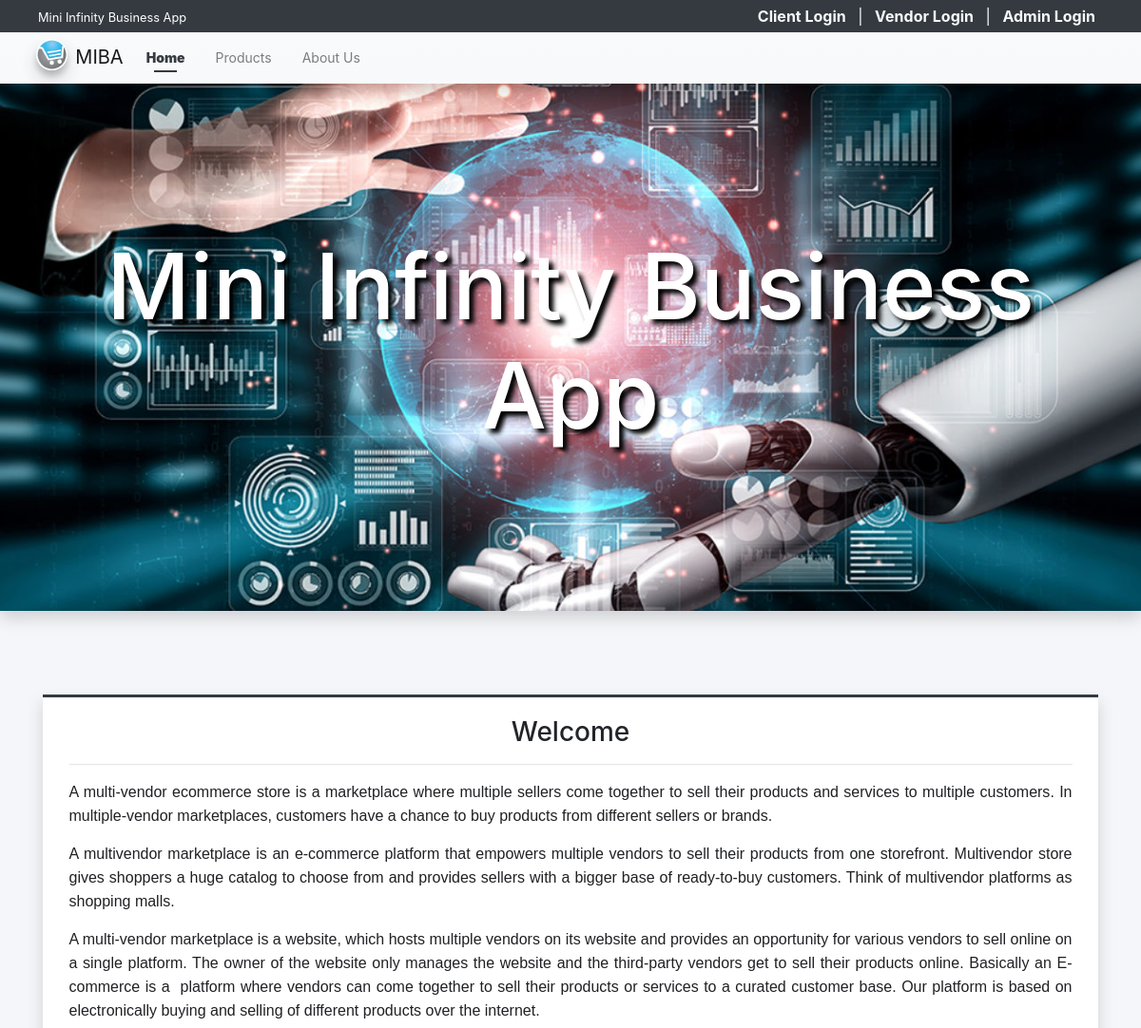
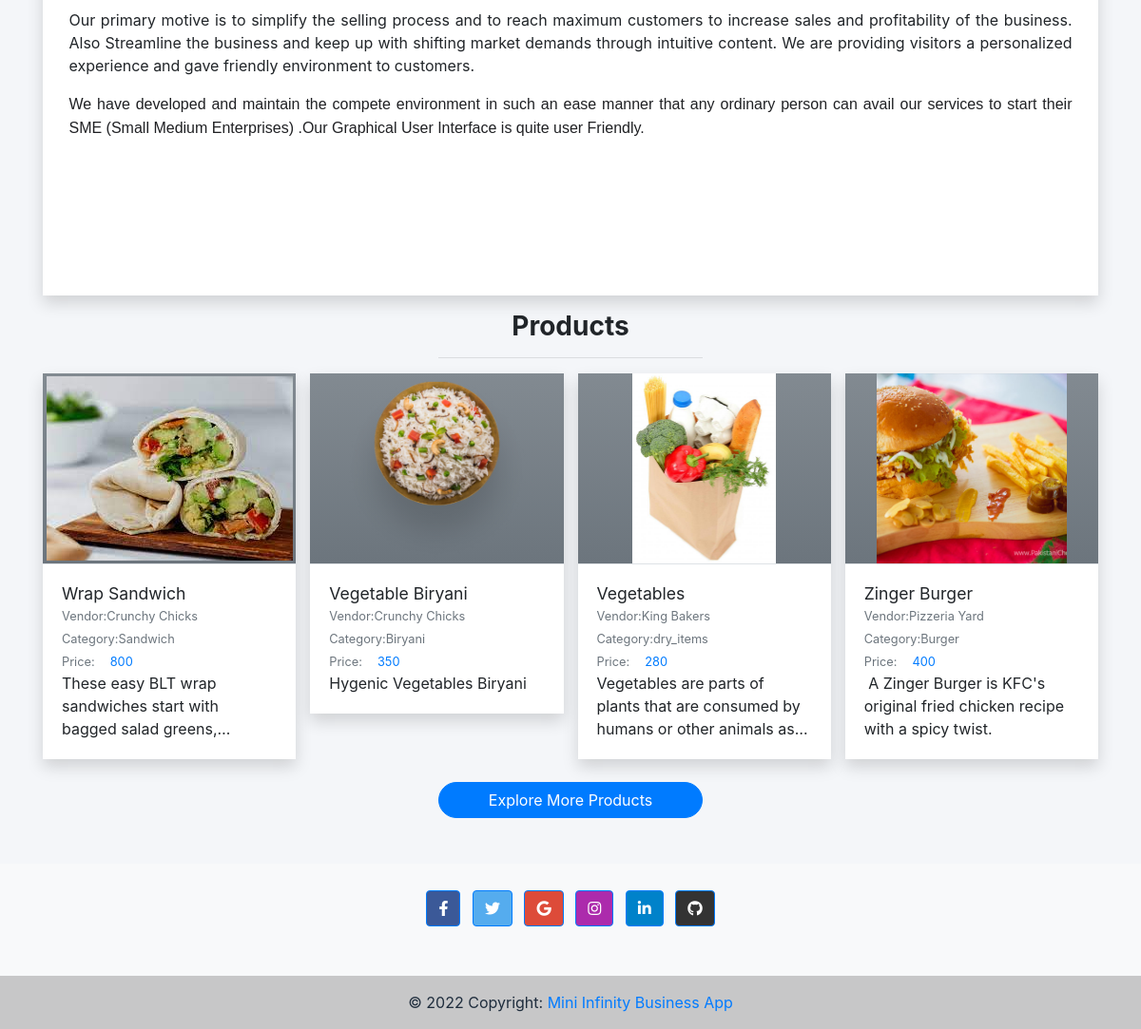
The page / on the database its author committed (2 pictures, top to bottom).
### tables this page shows
CREATE TABLE `product_list` (
  `id` int(30) NOT NULL,
  `vendor_id` int(30) DEFAULT NULL,
  `category_id` int(30) DEFAULT NULL,
  `name` text NOT NULL,
  `description` text NOT NULL,
  `price` double NOT NULL DEFAULT 0,
  `image_path` text DEFAULT NULL,
  `status` tinyint(1) NOT NULL DEFAULT 1,
  `delete_flag` tinyint(1) NOT NULL DEFAULT 0,
  `date_created` datetime NOT NULL DEFAULT current_timestamp(),
  `date_updated` datetime DEFAULT current_timestamp() ON UPDATE current_timestamp()
);

CREATE TABLE `vendor_list` (
  `id` int(30) NOT NULL,
  `code` varchar(100) NOT NULL,
  `shop_type_id` int(30) NOT NULL,
  `shop_name` text NOT NULL,
  `shop_owner` text NOT NULL,
  `contact` text NOT NULL,
  `username` text NOT NULL,
  `password` text NOT NULL,
  `avatar` text DEFAULT NULL,
  `status` tinyint(1) NOT NULL DEFAULT 1,
  `delete_flag` tinyint(1) NOT NULL DEFAULT 0,
  `date_created` datetime NOT NULL DEFAULT current_timestamp(),
  `date_updated` datetime DEFAULT NULL ON UPDATE current_timestamp()
);

CREATE TABLE `category_list` (
  `id` int(30) NOT NULL,
  `vendor_id` int(30) NOT NULL,
  `name` text NOT NULL,
  `description` text NOT NULL,
  `status` tinyint(1) NOT NULL DEFAULT 1,
  `delete_flag` tinyint(1) NOT NULL DEFAULT 0,
  `date_created` datetime NOT NULL DEFAULT current_timestamp(),
  `date_updated` datetime DEFAULT current_timestamp() ON UPDATE current_timestamp()
);

### classes/DBConnection.php (called while the page is built, shortened)
<?php
class DBConnection{
    private $host = DB_SERVER;
    private $username = DB_USERNAME;
    private $password = DB_PASSWORD;
    private $database = DB_NAME;
    public $conn;
    public function __construct(){
        if (!isset($this->conn)) {
            $this->conn = new mysqli($this->host, $this->username, $this->password, $this->database);
        }
    }
}
?>

### classes/SystemSettings.php (called while the page is built, shortened)
<?php
class SystemSettings extends DBConnection{
	function userdata($field = ''){
		if(!empty($field)){
			if(isset($_SESSION['userdata'][$field]))
				return $_SESSION['userdata'][$field];
			else
				return null;
		}else{
			return false;
		}
	}
	function info($field=''){
		if(!empty($field)){
			if(isset($_SESSION['system_info'][$field]))
				return $_SESSION['system_info'][$field];
			else
				return false;
		}else{
			return false;
		}
	}
}
$_settings = new SystemSettings();
?>

### config.php (called while the page is built, shortened)
<?php
require_once('classes/DBConnection.php');
require_once('classes/SystemSettings.php');
function validate_image($file){
    $file = explode("?",$file)[0];
	if(!empty($file)){
		if(is_file(base_app.$file)){
			return base_url.$file;
		}else{
			return base_url.'dist/img/no-image-available.png';
		}
	}else{
		return base_url.'dist/img/no-image-available.png';
	}
}
function format_num($number = 0, $max_decimal = ''){
    if(is_numeric($number)){
        $ex = explode('.',$number);
        $dec = isset($ex[1]) ? strlen($ex[1]) : 0;
        if(empty($max_decimal) || (is_numeric($max_decimal) && $max_decimal >= $dec)){
            return number_format($number,$dec);
        }else{
            if(is_numeric($max_decimal))
                return number_format($number,$max_decimal);
            else
                return "Invalid Maximum Decimal";
        }
    }else{
        return "Invalid Number";
    }
}
?>

### home.php (the view, shortened to what this page needs)
<div class="col-lg-12 py-5">
    <div class="contain-fluid">
        <div class="card card-outline card-dark shadow rounded-0">
            <div class="card-body rounded-0">
                <div class="container-fluid">
                    <h3 class="text-center">Welcome</h3>
                    <hr>
                    <div class="welcome-content">
                    </div>
                </div>
            </div>
        </div>
        <h3 class="text-center"><b>Products</b></h3>
        <center><hr class="w-25"></center>
        <div class="row" id="product_list">
            <?php
            $products = $conn->query("SELECT p.*, v.shop_name as vendor, c.name as `category` FROM `product_list` p inner join vendor_list v on p.vendor_id = v.id inner join category_list c on p.category_id = c.id where p.delete_flag = 0 and p.`status` =1 order by RAND() limit 4");
            while($row = $products->fetch_assoc()):
            ?>
            <div class="col-lg-3 col-md-6 col-sm-12 product-item">
                <a href="./?page=products/view_product&id=<?= $row['id'] ?>" class="card shadow rounded-0 text-reset text-decoration-none">
                <div class="product-img-holder position-relative">
                    <img src="<?= validate_image($row['image_path']) ?>" alt="Product-image" class="img-top product-img bg-gradient-gray">
                </div>
                    <div class="card-body border-top border-gray">
                        <h5 class="card-title text-truncate w-100"><?= $row['name'] ?></h5>
                        <div class="d-flex w-100">
                            <div class="col-auto px-0"><small class="text-muted">Vendor: </small></div>
                            <div class="col-auto px-0 flex-shrink-1 flex-grow-1"><p class="text-truncate m-0"><small class="text-muted"><?= $row['vendor'] ?></small></p></div>
                        </div>
                        <div class="d-flex">
                            <div class="col-auto px-0"><small class="text-muted">Category: </small></div>
                            <div class="col-auto px-0 flex-shrink-1 flex-grow-1"><p class="text-truncate m-0"><small class="text-muted"><?= $row['category'] ?></small></p></div>
                        </div>
                        <div class="d-flex">
                            <div class="col-auto px-0"><small class="text-muted">Price: </small></div>
                            <div class="col-auto px-0 flex-shrink-1 flex-grow-1"><p class="m-0 pl-3"><small class="text-primary"><?= format_num($row['price']) ?></small></p></div>
                        </div>
                        <p class="card-text truncate-3 w-100"><?= strip_tags(html_entity_decode($row['description'])) ?></p>
                    </div>
                </a>
            </div>
            <?php endwhile; ?>
        </div>
        <div class="text-center">
            <a href="./?page=products" class="btn btn-large btn-primary rounded-pill col-lg-3 col-md-5 col-sm-12">Explore More Products</a>
        </div>
    </div>
</div>

### index.php (shortened to what this page needs)
<?php require_once('./config.php'); ?>
 <!DOCTYPE html>
<html lang="en" class="" style="height: auto;">
<?php require_once('inc/header.php') ?>
  <body class="layout-top-nav layout-fixed layout-navbar-fixed" style="height: auto;">
    <div class="wrapper">
     <?php $page = isset($_GET['page']) ? $_GET['page'] : 'home';  ?>
     <?php require_once('inc/topBarNav.php') ?>
      <div class="content-wrapper pt-5" style="">
        <?php if($page == "home" || $page == "about"): ?>
          <div id="header" class="shadow mb-4">
              <div class="d-flex justify-content-center h-100 w-100 align-items-center flex-column px-3">
                  <h1 class="w-100 text-center site-title px-5"><?php echo $_settings->info('name') ?></h1>
              </div>
          </div>
        <?php endif; ?>
        <section class="content ">
          <div class="container">
            <?php
              if(!file_exists($page.".php") && !is_dir($page)){
                  include '404.html';
              }else{
                if(is_dir($page))
                  include $page.'/index.php';
                else
                  include $page.'.php';
              }
            ?>
          </div>
        </section>
      </div>
      <?php require_once('inc/footer.php') ?>
  </body>
</html>

### inc/header.php (shortened to what this page needs)
<head>
    <link rel="stylesheet" href="<?php echo base_url ?>plugins/fontawesome-free/css/all.min.css">
    <link rel="stylesheet" href="<?php echo base_url ?>plugins/tempusdominus-bootstrap-4/css/tempusdominus-bootstrap-4.min.css">
  <link rel="stylesheet" href="<?php echo base_url ?>plugins/datatables-bs4/css/dataTables.bootstrap4.min.css">
  <link rel="stylesheet" href="<?php echo base_url ?>plugins/datatables-responsive/css/responsive.bootstrap4.min.css">
  <link rel="stylesheet" href="<?php echo base_url ?>plugins/datatables-buttons/css/buttons.bootstrap4.min.css">
  <link rel="stylesheet" href="<?php echo base_url ?>plugins/select2/css/select2.min.css">
  <link rel="stylesheet" href="<?php echo base_url ?>plugins/select2-bootstrap4-theme/select2-bootstrap4.min.css">
    <link rel="stylesheet" href="<?php echo base_url ?>plugins/icheck-bootstrap/icheck-bootstrap.min.css">
    <link rel="stylesheet" href="<?php echo base_url ?>plugins/jqvmap/jqvmap.min.css">
    <link rel="stylesheet" href="<?php echo base_url ?>plugins/fullcalendar/main.css">
    <link rel="stylesheet" href="<?php echo base_url ?>plugins/overlayScrollbars/css/OverlayScrollbars.min.css">
    <link rel="stylesheet" href="<?php echo base_url ?>plugins/daterangepicker/daterangepicker.css">
    <link rel="stylesheet" href="<?php echo base_url ?>plugins/summernote/summernote-bs4.min.css">
  <link rel="stylesheet" href="<?php echo base_url ?>plugins/sweetalert2-theme-bootstrap-4/bootstrap-4.min.css">
    <link rel="stylesheet" href="<?php echo base_url ?>dist/css/adminlte.css">
    <link rel="stylesheet" href="<?php echo base_url ?>dist/css/custom.css">
  </head>

### inc/topBarNav.php (shortened to what this page needs)
<nav class="w-100 px-2 py-1 position-fixed top-0 bg-dark text-light" id="login-nav">
  <div class="d-flex justify-content-between w-100">
    <div>
      <p class="m-0 truncate-1"><small><?= $_settings->info('name') ?></small></p>
    </div>
    <div>
      <?php if($_settings->userdata('id') > 0 && $_settings->userdata('login_type') ==3): ?>
        <!-- <span class="mx-2">Howdy, <?= !empty($_settings->userdata('username')) ? $_settings->userdata('username') : $_settings->userdata('email') ?></span>
        <span class="mx-1"><a href="<?= base_url.'classes/Login.php?f=logout_client' ?>"><i class="fa fa-power-off"></i></a></span> -->
        <div class="dropdown">
          <a href="javascript:void(0)" class="dropdown-toggle text-reset text-decoration-none" id="dropdownMenuButton" data-toggle="dropdown" aria-haspopup="true" aria-expanded="false">
          <span class="mx-2"><img src="<?= validate_image($_settings->userdata('avatar')) ?>" class="img-thumbnail rounded-circle" alt="User Avatar" id="client-img-avatar">  <span class="mx-2">Howdy, <?= !empty($_settings->userdata('username')) ? $_settings->userdata('username') : $_settings->userdata('email') ?></span>
          </a>
          <div class="dropdown-menu" aria-labelledby="dropdownMenuButton">
            <a class="dropdown-item" href="./?page=manage_account">Manage Account</a>
            <a class="dropdown-item" href="<?= base_url.'classes/Login.php?f=logout_client' ?>">Logout</a>
          </div>
        </div>
      <?php else: ?>
        <a href="./login.php" class="mx-2 text-light text-decoration-none font-weight-bolder">Client Login</a> |
        <a href="./vendor" class="mx-2 text-light text-decoration-none font-weight-bolder">Vendor Login</a> |
        <a href="./admin" class="mx-2 text-light text-decoration-none font-weight-bolder">Admin Login</a>
      <?php endif; ?>
    </div>
  </div>
</nav>
<nav class="main-header navbar navbar-expand-md navbar-light border-0 text-sm bg-gradient-light shadow" id='top-Nav'>
  <div class="container">
    <a href="./" class="navbar-brand">
      <img src="<?php echo validate_image($_settings->info('logo'))?>" alt="Site Logo" class="brand-image img-circle elevation-3" style="opacity: .8">
      <span><?= $_settings->info('short_name') ?></span>
    </a>
    <div class="collapse navbar-collapse order-3" id="navbarCollapse">
      <ul class="navbar-nav">
        <li class="nav-item">
          <a href="./" class="nav-link <?= isset($page) && $page =='home' ? "active" : "" ?>">Home</a>
        </li>
        <li class="nav-item">
          <a href="./?page=products" class="nav-link <?= isset($page) && $page =='products' ? "active" : "" ?>">Products</a>
        </li>
        <li class="nav-item">
          <a href="./?page=about" class="nav-link <?= isset($page) && $page =='about' ? "active" : "" ?>">About Us</a>
        </li>
      </ul>
    </div>
  </div>
</nav>

### inc/footer.php (shortened to what this page needs)
<footer class="bg-light text-center text-white">
  <div class="container p-4 pb-0">
    <section class="mb-4">
      <a
        class="btn btn-primary btn-floating m-1"
        style="background-color: #3b5998;"
        href=""
        role="button"
        ><i class="fab fa-facebook-f"></i
      ></a>
      <a
        class="btn btn-primary btn-floating m-1"
        style="background-color: #55acee;"
        href="https://twitter.com/Mohsin10056"
        role="button"
        ><i class="fab fa-twitter"></i
      ></a>
      <a
        class="btn btn-primary btn-floating m-1"
        style="background-color: #dd4b39;"
        href="https://mail.google.com/mail/mu/mp/410/#pr"
        role="button"
        ><i class="fab fa-google"></i
      ></a>
      <a
        class="btn btn-primary btn-floating m-1"
        style="background-color: #ac2bac;"
        href="https://instagram.com/shahzaib_anwar_?igshid=YmMyMTA2M2Y="
        role="button"
        ><i class="fab fa-instagram"></i
      ></a>
      <a
        class="btn btn-primary btn-floating m-1"
        style="background-color: #0082ca;"
        href="https://www.linkedin.com/mwlite/in/mohsin-nawaz-918343196"
        role="button"
        ><i class="fab fa-linkedin-in"></i
      ></a>
      <a
        class="btn btn-primary btn-floating m-1"
        style="background-color: #333333;"
        href="https://gist.github.com/Mohsin-Nawaz"
        role="button"
        ><i class="fab fa-github"></i
      ></a>
    </section>
  </div>
  <div class="text-center p-3" style="background-color: rgba(0, 0, 0, 0.2);">
    © 2022 Copyright:
    <a class="text-black" >Mini Infinity Business App</a>
  </div>
</footer>
    </div>

### inc/topBarNav.php (style rules this page uses)
#login-nav { position: fixed !important; top: 0 !important; z-index: 1038; padding: 0.3em 2.5em !important; }
#top-Nav { top: 2.3em; }
.text-sm .layout-navbar-fixed .wrapper .main-header ~ .content-wrapper, .layout-navbar-fixed .wrapper .main-header.text-sm ~ .content-wrapper { margin-top: calc(3.6) !important; padding-top: calc(3.2em) !important }

### rows shown on the page
product_list: shows a picture, name "Wrap Sandwich", vendor.shop_name "Crunchy Chicks", category.name "Sandwich", price "800", description "These easy BLT wrap sandwiches start with bagged salad…"
product_list: shows a picture, name "Vegetable Biryani", vendor.shop_name "Crunchy Chicks", category.name "Biryani", price "350", description "Hygenic Vegetables Biryani"
product_list: shows a picture, name "Vegetables", vendor.shop_name "King Bakers", category.name "dry_items", price "280", description "Vegetables are parts of plants that are consumed by humans or other animals…"
product_list: shows a picture, name "Zinger Burger", vendor.shop_name "Pizzeria Yard", category.name "Burger", price "400", description "A Zinger Burger is KFC's original fried chicken recipe with a spicy twist."

### other values the page prints
$_settings->info('name') "Mini Infinity Business App"
$_settings->info('short_name') "MIBA"
